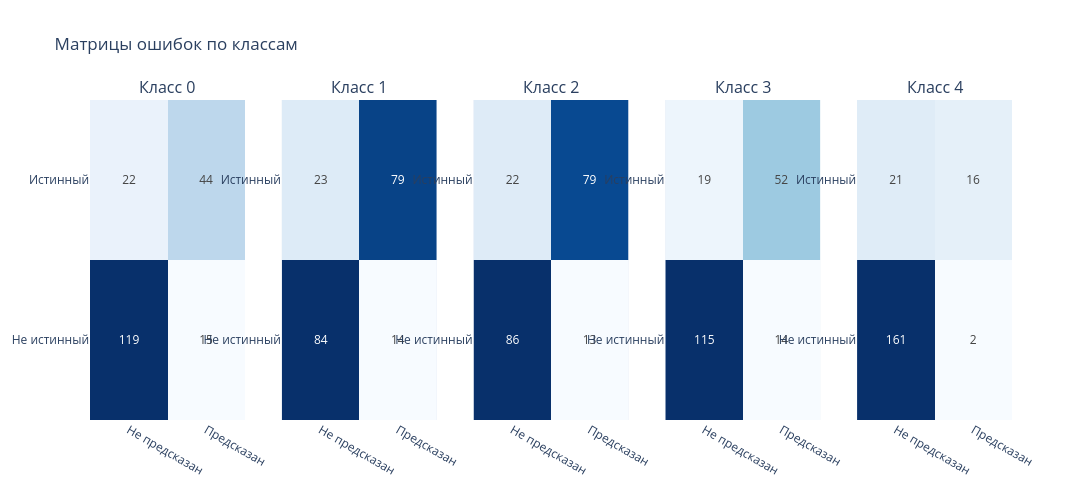

Here is the notebook cell this chart was saved with:
### Code cell
y_pred = best_svc.predict(X_test)

cm = multilabel_confusion_matrix(y_test, y_pred)


n_classes = cm.shape[0]
fig = make_subplots(rows=1, cols=n_classes, subplot_titles=[f'Класс {i}' for i in range(n_classes)])

for i in range(n_classes):
    fig.add_trace(
        go.Heatmap(
            z=cm[i],
            x=['Не предсказан', 'Предсказан'],
            y=['Не истинный', 'Истинный'],
            colorscale='Blues',
            showscale=False,
            text=cm[i],
            texttemplate="%{text}"
        ),
        row=1, col=i+1
    )

fig.update_layout(
    title_text='Матрицы ошибок по классам',
    width=400 * n_classes,
    height=500
)

fig.show()

### Figure 1 — Plotly figure (JSON) as saved in the notebook; plotly's stock layout.template omitted (floating-point values rounded to 4 significant figures)
{"data": [{"colorscale": [[0, "rgb(247,251,255)"], [0.125, "rgb(222,235,247)"], [0.25, "rgb(198,219,239)"], [0.375, "rgb(158,202,225)"], [0.5, "rgb(107,174,214)"], [0.625, "rgb(66,146,198)"], [0.75, "rgb(33,113,181)"], [0.875, "rgb(8,81,156)"], [1, "rgb(8,48,107)"]], "showscale": false, "text": [[119, 15], [22, 44]], "texttemplate": "%{text}", "type": "heatmap", "x": ["Не предсказан", "Предсказан"], "xaxis": "x", "y": ["Не истинный", "Истинный"], "yaxis": "y", "z": [[119, 15], [22, 44]]}, {"colorscale": [[0, "rgb(247,251,255)"], [0.125, "rgb(222,235,247)"], [0.25, "rgb(198,219,239)"], [0.375, "rgb(158,202,225)"], [0.5, "rgb(107,174,214)"], [0.625, "rgb(66,146,198)"], [0.75, "rgb(33,113,181)"], [0.875, "rgb(8,81,156)"], [1, "rgb(8,48,107)"]], "showscale": false, "text": [[84, 14], [23, 79]], "texttemplate": "%{text}", "type": "heatmap", "x": ["Не предсказан", "Предсказан"], "xaxis": "x2", "y": ["Не истинный", "Истинный"], "yaxis": "y2", "z": [[84, 14], [23, 79]]}, {"colorscale": [[0, "rgb(247,251,255)"], [0.125, "rgb(222,235,247)"], [0.25, "rgb(198,219,239)"], [0.375, "rgb(158,202,225)"], [0.5, "rgb(107,174,214)"], [0.625, "rgb(66,146,198)"], [0.75, "rgb(33,113,181)"], [0.875, "rgb(8,81,156)"], [1, "rgb(8,48,107)"]], "showscale": false, "text": [[86, 13], [22, 79]], "texttemplate": "%{text}", "type": "heatmap", "x": ["Не предсказан", "Предсказан"], "xaxis": "x3", "y": ["Не истинный", "Истинный"], "yaxis": "y3", "z": [[86, 13], [22, 79]]}, {"colorscale": [[0, "rgb(247,251,255)"], [0.125, "rgb(222,235,247)"], [0.25, "rgb(198,219,239)"], [0.375, "rgb(158,202,225)"], [0.5, "rgb(107,174,214)"], [0.625, "rgb(66,146,198)"], [0.75, "rgb(33,113,181)"], [0.875, "rgb(8,81,156)"], [1, "rgb(8,48,107)"]], "showscale": false, "text": [[115, 14], [19, 52]], "texttemplate": "%{text}", "type": "heatmap", "x": ["Не предсказан", "Предсказан"], "xaxis": "x4", "y": ["Не истинный", "Истинный"], "yaxis": "y4", "z": [[115, 14], [19, 52]]}, {"colorscale": [[0, "rgb(247,251,255)"], [0.125, "rgb(222,235,247)"], [0.25, "rgb(198,219,239)"], [0.375, "rgb(158,202,225)"], [0.5, "rgb(107,174,214)"], [0.625, "rgb(66,146,198)"], [0.75, "rgb(33,113,181)"], [0.875, "rgb(8,81,156)"], [1, "rgb(8,48,107)"]], "showscale": false, "text": [[161, 2], [21, 16]], "texttemplate": "%{text}", "type": "heatmap", "x": ["Не предсказан", "Предсказан"], "xaxis": "x5", "y": ["Не истинный", "Истинный"], "yaxis": "y5", "z": [[161, 2], [21, 16]]}], "layout": {"annotations": [{"font": {"size": 16}, "showarrow": false, "text": "Класс 0", "x": 0.084, "xanchor": "center", "xref": "paper", "y": 1, "yanchor": "bottom", "yref": "paper"}, {"font": {"size": 16}, "showarrow": false, "text": "Класс 1", "x": 0.292, "xanchor": "center", "xref": "paper", "y": 1, "yanchor": "bottom", "yref": "paper"}, {"font": {"size": 16}, "showarrow": false, "text": "Класс 2", "x": 0.5, "xanchor": "center", "xref": "paper", "y": 1, "yanchor": "bottom", "yref": "paper"}, {"font": {"size": 16}, "showarrow": false, "text": "Класс 3", "x": 0.708, "xanchor": "center", "xref": "paper", "y": 1, "yanchor": "bottom", "yref": "paper"}, {"font": {"size": 16}, "showarrow": false, "text": "Класс 4", "x": 0.916, "xanchor": "center", "xref": "paper", "y": 1, "yanchor": "bottom", "yref": "paper"}], "height": 500, "title": {"text": "Матрицы ошибок по классам"}, "width": 2000, "xaxis": {"anchor": "y", "domain": [0, 0.168]}, "xaxis2": {"anchor": "y2", "domain": [0.208, 0.376]}, "xaxis3": {"anchor": "y3", "domain": [0.416, 0.584]}, "xaxis4": {"anchor": "y4", "domain": [0.624, 0.792]}, "xaxis5": {"anchor": "y5", "domain": [0.832, 1]}, "yaxis": {"anchor": "x", "domain": [0, 1]}, "yaxis2": {"anchor": "x2", "domain": [0, 1]}, "yaxis3": {"anchor": "x3", "domain": [0, 1]}, "yaxis4": {"anchor": "x4", "domain": [0, 1]}, "yaxis5": {"anchor": "x5", "domain": [0, 1]}}}
